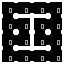

Below is a game level as drawn by its tile map, then a one-line description and the .tmx file that defines it, in full:
An orthogonal 4x4 tile map with 16x16 px tiles, 1 tile layer (Tile Layer 1).

<map version="1.9" tiledversion="1.9.0" orientation="orthogonal" renderorder="right-down" width="4" height="4" tilewidth="16" tileheight="16" infinite="0" nextlayerid="2" nextobjectid="1">
 <tileset firstgid="1" source="../room_layouts.tsx" />
 <layer id="1" name="Tile Layer 1" width="4" height="4">
  <data encoding="csv">
6,4,4,7,
14,7,6,15,
14,11,10,15,
10,4,4,11
</data>
 </layer>
</map>
